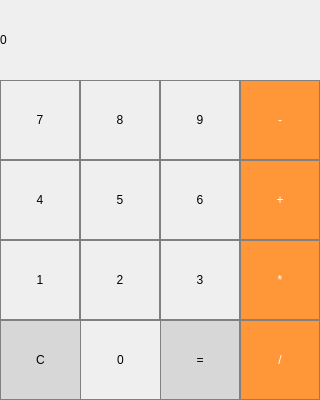
<?xml version="1.0" encoding="UTF-8"?>
<ui version="4.0">
 <class>basic_calculator</class>
 <widget class="QDialog" name="basic_calculator">
  <property name="geometry">
   <rect>
    <x>0</x>
    <y>0</y>
    <width>320</width>
    <height>400</height>
   </rect>
  </property>
  <property name="sizePolicy">
   <sizepolicy hsizetype="Fixed" vsizetype="Fixed">
    <horstretch>0</horstretch>
    <verstretch>0</verstretch>
   </sizepolicy>
  </property>
  <property name="maximumSize">
   <size>
    <width>320</width>
    <height>400</height>
   </size>
  </property>
  <property name="cursor">
   <cursorShape>ArrowCursor</cursorShape>
  </property>
  <property name="windowTitle">
   <string>basic_calculator</string>
  </property>
  <widget class="QLabel" name="label">
   <property name="geometry">
    <rect>
     <x>0</x>
     <y>0</y>
     <width>320</width>
     <height>80</height>
    </rect>
   </property>
   <property name="maximumSize">
    <size>
     <width>320</width>
     <height>80</height>
    </size>
   </property>
   <property name="styleSheet">
    <string notr="true">
/* (Label at top) Label Stylesheet */

QLabel {
  qproperty-alignment: 'AlignVCenter | AlignRight';
  border: 1px solid gray;
}

background-color : white;

/* End Label Stylesheet */</string>
   </property>
   <property name="text">
    <string>0</string>
   </property>
  </widget>
  <widget class="QPushButton" name="seven_button">
   <property name="geometry">
    <rect>
     <x>0</x>
     <y>80</y>
     <width>80</width>
     <height>80</height>
    </rect>
   </property>
   <property name="styleSheet">
    <string notr="true">/* Digits 0-9 Stylesheet */
QPushButton {
   border: 1px solid gray;
}
QPushButton:pressed {
    background-color: qlineargradient(x1: 0, y1: 0, x2: 0, y2: 1,
                                      stop: 0 #dadbde, stop: 1 #f6f7fa);
}

/* End Digits 0-9 Stylesheet */
</string>
   </property>
   <property name="text">
    <string>7</string>
   </property>
  </widget>
  <widget class="QPushButton" name="eight_button">
   <property name="geometry">
    <rect>
     <x>80</x>
     <y>80</y>
     <width>80</width>
     <height>80</height>
    </rect>
   </property>
   <property name="styleSheet">
    <string notr="true">/* Digits 0-9 Stylesheet */
QPushButton {
   border: 1px solid gray;
}
QPushButton:pressed {
    background-color: qlineargradient(x1: 0, y1: 0, x2: 0, y2: 1,
                                      stop: 0 #dadbde, stop: 1 #f6f7fa);
}

/* End Digits 0-9 Stylesheet */
</string>
   </property>
   <property name="text">
    <string>8</string>
   </property>
  </widget>
  <widget class="QPushButton" name="nine_button">
   <property name="geometry">
    <rect>
     <x>160</x>
     <y>80</y>
     <width>80</width>
     <height>80</height>
    </rect>
   </property>
   <property name="styleSheet">
    <string notr="true">/* Digits 0-9 Stylesheet */
QPushButton {
   border: 1px solid gray;
}
QPushButton:pressed {
    background-color: qlineargradient(x1: 0, y1: 0, x2: 0, y2: 1,
                                      stop: 0 #dadbde, stop: 1 #f6f7fa);
}

/* End Digits 0-9 Stylesheet */
</string>
   </property>
   <property name="text">
    <string>9</string>
   </property>
  </widget>
  <widget class="QPushButton" name="subtract_button">
   <property name="geometry">
    <rect>
     <x>240</x>
     <y>80</y>
     <width>80</width>
     <height>80</height>
    </rect>
   </property>
   <property name="styleSheet">
    <string notr="true">
/* (Orange buttons) Operations Buttons Stylesheet */
QPushButton {
  background-color: rgb(255, 151, 57);
  color: white; 
  border: 1px solid gray;
}

QPushButton:pressed {
    background-color: qlineargradient(x1: 0, y1: 0, x2: 0, y2: 1,
                                      stop: 0 #FF7832, stop: 1 #FF9739);
}
</string>
   </property>
   <property name="text">
    <string>-</string>
   </property>
  </widget>
  <widget class="QPushButton" name="six_button">
   <property name="geometry">
    <rect>
     <x>160</x>
     <y>160</y>
     <width>80</width>
     <height>80</height>
    </rect>
   </property>
   <property name="styleSheet">
    <string notr="true">/* Digits 0-9 Stylesheet */
QPushButton {
   border: 1px solid gray;
}
QPushButton:pressed {
    background-color: qlineargradient(x1: 0, y1: 0, x2: 0, y2: 1,
                                      stop: 0 #dadbde, stop: 1 #f6f7fa);
}

/* End Digits 0-9 Stylesheet */
</string>
   </property>
   <property name="text">
    <string>6</string>
   </property>
  </widget>
  <widget class="QPushButton" name="add_button">
   <property name="geometry">
    <rect>
     <x>240</x>
     <y>160</y>
     <width>80</width>
     <height>80</height>
    </rect>
   </property>
   <property name="styleSheet">
    <string notr="true">
/* (Orange buttons) Operations Buttons Stylesheet */
QPushButton {
  background-color: rgb(255, 151, 57);
  color: white; 
  border: 1px solid gray;
}

QPushButton:pressed {
    background-color: qlineargradient(x1: 0, y1: 0, x2: 0, y2: 1,
                                      stop: 0 #FF7832, stop: 1 #FF9739);
}
</string>
   </property>
   <property name="text">
    <string>+</string>
   </property>
  </widget>
  <widget class="QPushButton" name="four_button">
   <property name="geometry">
    <rect>
     <x>0</x>
     <y>160</y>
     <width>80</width>
     <height>80</height>
    </rect>
   </property>
   <property name="styleSheet">
    <string notr="true">/* Digits 0-9 Stylesheet */
QPushButton {
   border: 1px solid gray;
}
QPushButton:pressed {
    background-color: qlineargradient(x1: 0, y1: 0, x2: 0, y2: 1,
                                      stop: 0 #dadbde, stop: 1 #f6f7fa);
}

/* End Digits 0-9 Stylesheet */
</string>
   </property>
   <property name="text">
    <string>4</string>
   </property>
  </widget>
  <widget class="QPushButton" name="five_button">
   <property name="geometry">
    <rect>
     <x>80</x>
     <y>160</y>
     <width>80</width>
     <height>80</height>
    </rect>
   </property>
   <property name="styleSheet">
    <string notr="true">/* Digits 0-9 Stylesheet */
QPushButton {
   border: 1px solid gray;
}
QPushButton:pressed {
    background-color: qlineargradient(x1: 0, y1: 0, x2: 0, y2: 1,
                                      stop: 0 #dadbde, stop: 1 #f6f7fa);
}

/* End Digits 0-9 Stylesheet */
</string>
   </property>
   <property name="text">
    <string>5</string>
   </property>
  </widget>
  <widget class="QPushButton" name="three_button">
   <property name="geometry">
    <rect>
     <x>160</x>
     <y>240</y>
     <width>80</width>
     <height>80</height>
    </rect>
   </property>
   <property name="styleSheet">
    <string notr="true">/* Digits 0-9 Stylesheet */
QPushButton {
   border: 1px solid gray;
}
QPushButton:pressed {
    background-color: qlineargradient(x1: 0, y1: 0, x2: 0, y2: 1,
                                      stop: 0 #dadbde, stop: 1 #f6f7fa);
}

/* End Digits 0-9 Stylesheet */
</string>
   </property>
   <property name="text">
    <string>3</string>
   </property>
  </widget>
  <widget class="QPushButton" name="multiply_button">
   <property name="geometry">
    <rect>
     <x>240</x>
     <y>240</y>
     <width>80</width>
     <height>80</height>
    </rect>
   </property>
   <property name="styleSheet">
    <string notr="true">
/* (Orange buttons) Operations Buttons Stylesheet */
QPushButton {
  background-color: rgb(255, 151, 57);
  color: white; 
  border: 1px solid gray;
}

QPushButton:pressed {
    background-color: qlineargradient(x1: 0, y1: 0, x2: 0, y2: 1,
                                      stop: 0 #FF7832, stop: 1 #FF9739);
}
</string>
   </property>
   <property name="text">
    <string>*</string>
   </property>
  </widget>
  <widget class="QPushButton" name="one_button">
   <property name="geometry">
    <rect>
     <x>0</x>
     <y>240</y>
     <width>80</width>
     <height>80</height>
    </rect>
   </property>
   <property name="styleSheet">
    <string notr="true">/* Digits 0-9 Stylesheet */
QPushButton {
   border: 1px solid gray;
}
QPushButton:pressed {
    background-color: qlineargradient(x1: 0, y1: 0, x2: 0, y2: 1,
                                      stop: 0 #dadbde, stop: 1 #f6f7fa);
}

/* End Digits 0-9 Stylesheet */
</string>
   </property>
   <property name="text">
    <string>1</string>
   </property>
  </widget>
  <widget class="QPushButton" name="two_button">
   <property name="geometry">
    <rect>
     <x>80</x>
     <y>240</y>
     <width>80</width>
     <height>80</height>
    </rect>
   </property>
   <property name="styleSheet">
    <string notr="true">/* Digits 0-9 Stylesheet */
QPushButton {
   border: 1px solid gray;
}
QPushButton:pressed {
    background-color: qlineargradient(x1: 0, y1: 0, x2: 0, y2: 1,
                                      stop: 0 #dadbde, stop: 1 #f6f7fa);
}

/* End Digits 0-9 Stylesheet */
</string>
   </property>
   <property name="text">
    <string>2</string>
   </property>
  </widget>
  <widget class="QPushButton" name="equals_button">
   <property name="geometry">
    <rect>
     <x>160</x>
     <y>320</y>
     <width>80</width>
     <height>80</height>
    </rect>
   </property>
   <property name="styleSheet">
    <string notr="true">
/* (Clear,+/-,%,. buttons) Unary Operations Buttons Stylesheet */

QPushButton {
  background-color: rgb(215, 215, 215);
  border: 1px solid gray;
}
QPushButton:pressed {
    background-color: qlineargradient(x1: 0, y1: 0, x2: 0, y2: 1,
                                      stop: 0 #BEBEBE, stop: 1 #D7D7D7);
}
/* End Unary Operations Buttons Stylesheet */</string>
   </property>
   <property name="text">
    <string>=</string>
   </property>
  </widget>
  <widget class="QPushButton" name="divide_button">
   <property name="geometry">
    <rect>
     <x>240</x>
     <y>320</y>
     <width>80</width>
     <height>80</height>
    </rect>
   </property>
   <property name="styleSheet">
    <string notr="true">
/* (Orange buttons) Operations Buttons Stylesheet */
QPushButton {
  background-color: rgb(255, 151, 57);
  color: white; 
  border: 1px solid gray;
}

QPushButton:pressed {
    background-color: qlineargradient(x1: 0, y1: 0, x2: 0, y2: 1,
                                      stop: 0 #FF7832, stop: 1 #FF9739);
}
</string>
   </property>
   <property name="text">
    <string>/</string>
   </property>
  </widget>
  <widget class="QPushButton" name="clear_button">
   <property name="geometry">
    <rect>
     <x>0</x>
     <y>320</y>
     <width>81</width>
     <height>80</height>
    </rect>
   </property>
   <property name="styleSheet">
    <string notr="true">
/* (Clear,+/-,%,. buttons) Unary Operations Buttons Stylesheet */

QPushButton {
  background-color: rgb(215, 215, 215);
  border: 1px solid gray;
}
QPushButton:pressed {
    background-color: qlineargradient(x1: 0, y1: 0, x2: 0, y2: 1,
                                      stop: 0 #BEBEBE, stop: 1 #D7D7D7);
}
/* End Unary Operations Buttons Stylesheet */</string>
   </property>
   <property name="text">
    <string>C</string>
   </property>
  </widget>
  <widget class="QPushButton" name="zero_button">
   <property name="geometry">
    <rect>
     <x>80</x>
     <y>320</y>
     <width>81</width>
     <height>80</height>
    </rect>
   </property>
   <property name="styleSheet">
    <string notr="true">/* Digits 0-9 Stylesheet */
QPushButton {
   border: 1px solid gray;
}
QPushButton:pressed {
    background-color: qlineargradient(x1: 0, y1: 0, x2: 0, y2: 1,
                                      stop: 0 #dadbde, stop: 1 #f6f7fa);
}

/* End Digits 0-9 Stylesheet */
</string>
   </property>
   <property name="text">
    <string>0</string>
   </property>
  </widget>
 </widget>
 <resources/>
 <connections/>
</ui>
